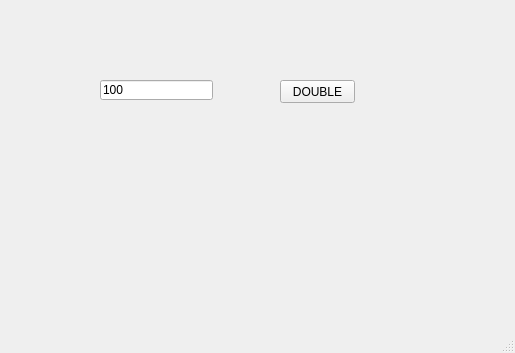
<?xml version="1.0" encoding="UTF-8"?>
<ui version="4.0">
 <class>MainWindow</class>
 <widget class="QMainWindow" name="MainWindow">
  <property name="geometry">
   <rect>
    <x>0</x>
    <y>0</y>
    <width>515</width>
    <height>353</height>
   </rect>
  </property>
  <property name="windowTitle">
   <string>MainWindow</string>
  </property>
  <widget class="QWidget" name="centralwidget">
   <widget class="QLineEdit" name="le">
    <property name="geometry">
     <rect>
      <x>100</x>
      <y>80</y>
      <width>113</width>
      <height>20</height>
     </rect>
    </property>
    <property name="text">
     <string>100</string>
    </property>
   </widget>
   <widget class="QPushButton" name="pb">
    <property name="geometry">
     <rect>
      <x>280</x>
      <y>80</y>
      <width>75</width>
      <height>23</height>
     </rect>
    </property>
    <property name="text">
     <string>DOUBLE</string>
    </property>
   </widget>
  </widget>
  <widget class="QMenuBar" name="menubar">
   <property name="geometry">
    <rect>
     <x>0</x>
     <y>0</y>
     <width>515</width>
     <height>21</height>
    </rect>
   </property>
  </widget>
  <widget class="QStatusBar" name="statusbar"/>
 </widget>
 <resources/>
 <connections/>
</ui>
